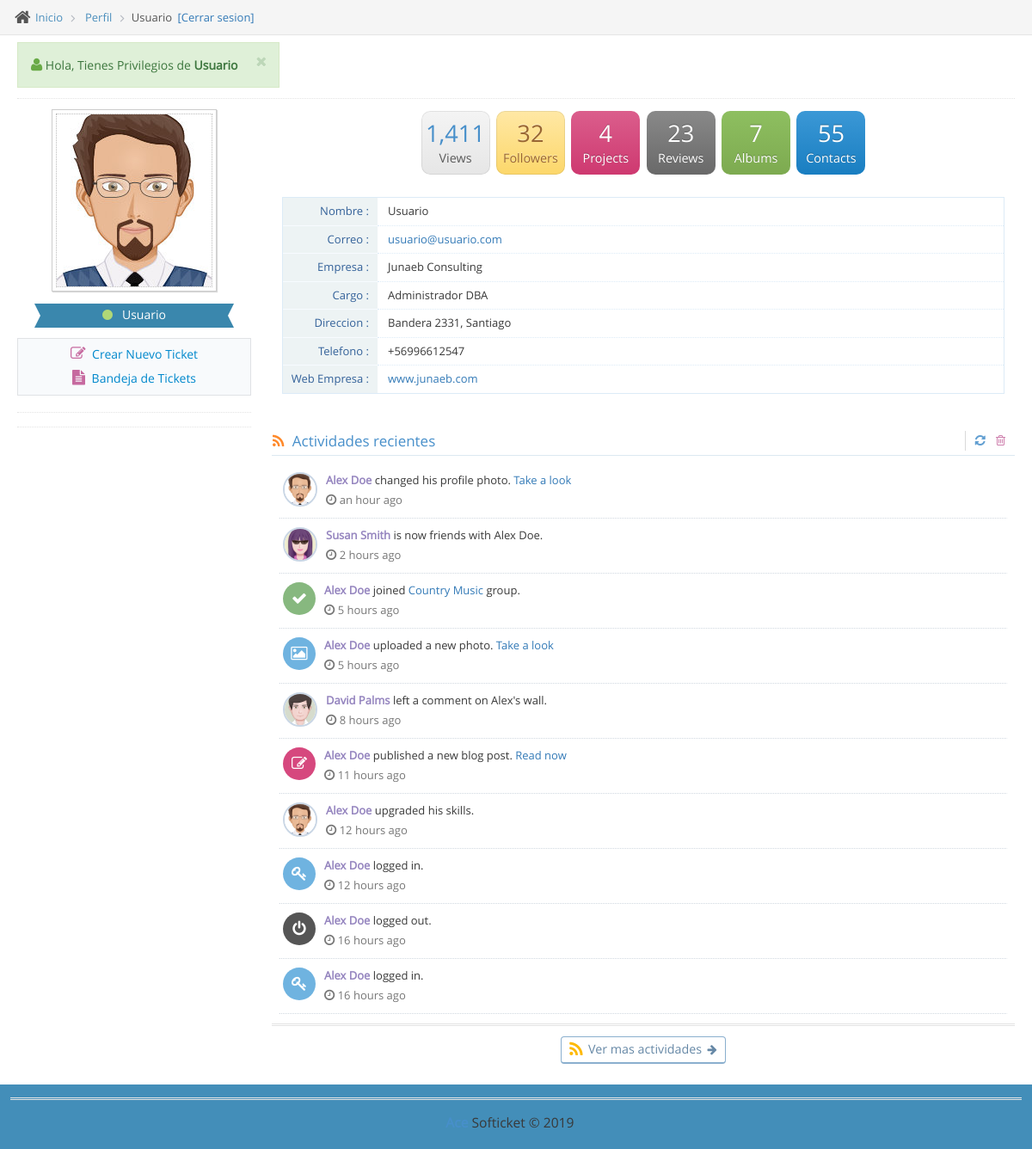
/Perfil/index.php (signed in), run on the app's committed database.
### tables this page shows
CREATE TABLE usuarios (
    user_id INT NOT NULL AUTO_INCREMENT,
    user_nombre VARCHAR(50) NOT NULL,
    user_correo VARCHAR(255) NOT NULL,
    user_password VARCHAR(255) NOT NULL,
    user_empresa VARCHAR(50) NOT NULL,
    user_direccion VARCHAR(50) NOT NULL,
    user_telefono VARCHAR(15) NOT NULL,
    user_web_empresa VARCHAR(50) NOT NULL,
    user_cargo VARCHAR(50) NOT NULL,
    user_fecha_creacion date NOT NULL DEFAULT CURRENT_TIMESTAMP,
    priv_id INT NOT NULL,
    PRIMARY KEY (user_id)
);

CREATE TABLE privilegios (
priv_id INT,
priv_titulo VARCHAR(50),
priv_descripcion VARCHAR(50),
PRIMARY KEY (priv_id)
);

### Perfil/index.php (the view, shortened to what this page needs)
<?php
$id = $_COOKIE['user_id'];
$link = Conectarse();
$squery = "SELECT
user_id,
user_nombre,
user_correo,
user_password,
user_empresa,
user_direccion,
user_telefono,
user_web_empresa,
user_cargo,
p.priv_id,
priv_titulo,
priv_descripcion
FROM usuarios u
INNER JOIN privilegios p
ON u.priv_id = p.priv_id
WHERE user_id = " . $id . " LIMIT 1;";
$ticket = mysqli_query($link, $squery);
$row = $ticket->fetch_assoc();
?>
<!DOCTYPE html>
<html lang="es">
<head>
	<link rel="stylesheet" href="assets/css/bootstrap.min.css" />
	<link rel="stylesheet" href="assets/font-awesome/4.5.0/css/font-awesome.min.css" />
	<link rel="stylesheet" href="assets/css/jquery-ui.custom.min.css" />
	<link rel="stylesheet" href="assets/css/jquery.gritter.min.css" />
	<link rel="stylesheet" href="assets/css/select2.min.css" />
	<link rel="stylesheet" href="assets/css/bootstrap-datepicker3.min.css" />
	<link rel="stylesheet" href="assets/css/bootstrap-editable.min.css" />
	<link rel="stylesheet" href="assets/css/ace.min.css" class="ace-main-stylesheet" id="main-ace-style" />
	<link rel="stylesheet" href="assets/css/ace-skins.min.css" />
	<link rel="stylesheet" href="assets/css/ace-rtl.min.css" />
</head>
<body class="no-skin">
	<div id="navbar" class="navbar navbar-default          ace-save-state">
		<div class="main-container ace-save-state" id="main-container">
			<div class="main-content">
				<div class="main-content-inner">
					<div class="breadcrumbs ace-save-state" id="breadcrumbs">
						<ul class="breadcrumb">
							<li>
								<i class="ace-icon fa fa-home home-icon"></i>
								<a href="#">Inicio</a>
							</li>
							<li>
								<a href="#">Perfil</a>
							</li>
							<li class="active"><?php echo $row['user_nombre'] ?></li>
							<a href="../salir.php" class="RED">
								[Cerrar sesion]
							</a>
						</ul>
					</div>
					<div class="page-content">
						<div class="row">
							<div class="col-xs-12">
								<div class="clearfix">
									<div class="pull-left alert alert-success no-margin alert-dismissable">
										<button type="button" class="close" data-dismiss="alert">
											<i class="ace-icon fa fa-times"></i>
										</button>
										<i class="ace-icon fa fa-user bigger-120 green"></i>
										Hola, Tienes Privilegios de <b><?php echo $row['priv_titulo']; ?></b>
									</div>
								</div>
								<div class="hr dotted"></div>
								<div>
									<div id="user-profile-1" class="user-profile row">
										<div class="col-xs-12 col-sm-3 center">
											<div>
												<span class="profile-picture">
													<img id="avatar" class="editable img-responsive" alt="Alex's Avatar" src="assets/images/avatars/profile-pic.jpg" />
												</span>
												<div class="space-4"></div>
												<div class="width-80 label label-info label-xlg arrowed-in arrowed-in-right">
													<div class="inline position-relative">
														<a href="#" class="user-title-label dropdown-toggle" data-toggle="dropdown">
															<i class="ace-icon fa fa-circle light-green"></i>
															<span class="white"><?php echo $row["user_nombre"];	?></span>
														</a>
													</div>
												</div>
											</div>
											<div class="space-6"></div>
											<div class="profile-contact-info">
												<div class="profile-contact-links align-center">
													<a href="../formulario.php" class="btn btn-link">
														<i class="ace-icon fa fa-pencil-square-o bigger-125 pink"></i>
														Crear Nuevo Ticket
													</a>
													<a href="../bandeja" class="btn btn-link">
														<i class="ace-icon fa fa-file-text bigger-125 pink"></i>
														Bandeja de Tickets
													</a>
												</div>
												<div class="space-6"></div>
											</div>
											<div class="hr hr12 dotted"></div>
											<div class="hr hr16 dotted"></div>
										</div>
										<div class="col-xs-12 col-sm-9">
											<div class="center">
												<span class="btn btn-app btn-sm btn-light no-hover">
													<span class="line-height-1 bigger-170 blue"> 1,411 </span>
													<br />
													<span class="line-height-1 smaller-90"> Views </span>
												</span>
												<span class="btn btn-app btn-sm btn-yellow no-hover">
													<span class="line-height-1 bigger-170"> 32 </span>
													<br />
													<span class="line-height-1 smaller-90"> Followers </span>
												</span>
												<span class="btn btn-app btn-sm btn-pink no-hover">
													<span class="line-height-1 bigger-170"> 4 </span>
													<br />
													<span class="line-height-1 smaller-90"> Projects </span>
												</span>
												<span class="btn btn-app btn-sm btn-grey no-hover">
													<span class="line-height-1 bigger-170"> 23 </span>
													<br />
													<span class="line-height-1 smaller-90"> Reviews </span>
												</span>
												<span class="btn btn-app btn-sm btn-success no-hover">
													<span class="line-height-1 bigger-170"> 7 </span>
													<br />
													<span class="line-height-1 smaller-90"> Albums </span>
												</span>
												<span class="btn btn-app btn-sm btn-primary no-hover">
													<span class="line-height-1 bigger-170"> 55 </span>
													<br />
													<span class="line-height-1 smaller-90"> Contacts </span>
												</span>
											</div>
											<div class="space-12"></div>
											<div class="profile-user-info profile-user-info-striped">
												<div class="profile-info-row">
													<div class="profile-info-name"> Nombre : </div>
													<div class="profile-info-value">
														<span class="editable" id="nombre"><?php echo $row["user_nombre"]; ?></span>
													</div>
												</div>
												<div class="profile-info-row">
													<div class="profile-info-name"> Correo :</div>
													<div class="profile-info-value">
														<span class="editable" id="correo">
															<a href="mailto:<?php echo $row["user_correo"]; ?>">
																<?php echo $row["user_correo"]; ?>
															</a>
														</span>
													</div>
												</div>
												<div class="profile-info-row">
													<div class="profile-info-name"> Empresa : </div>
													<div class="profile-info-value">
														<span class="editable" id="empresa"><?php echo $row["user_empresa"]; ?></span>
													</div>
												</div>
												<div class="profile-info-row">
													<div class="profile-info-name"> Cargo : </div>
													<div class="profile-info-value">
														<span class="editable" id="cargo"><?php echo $row["user_cargo"]; ?></span>
													</div>
												</div>
												<div class="profile-info-row">
													<div class="profile-info-name"> Direccion : </div>
													<div class="profile-info-value">
														<span class="editable" id="direccion"><?php echo $row["user_direccion"]; ?></span>
													</div>
												</div>
												<div class="profile-info-row">
													<div class="profile-info-name"> Telefono : </div>
													<div class="profile-info-value">
														<span class="editable" id="telefono"><?php echo $row["user_telefono"]; ?></span>
													</div>
												</div>
												<div class="profile-info-row">
													<div class="profile-info-name"> Web Empresa : </div>
													<div class="profile-info-value">
														<span class="editable" id="telefono">
															<a href="<?php echo "http://" . $row["user_web_empresa"]; ?>">
																<?php echo $row["user_web_empresa"]; ?>
															</a>
														</span>
													</div>
												</div>
											</div>
											<div class="space-20"></div>
											<div class="widget-box transparent">
												<div class="widget-header widget-header-small">
													<h4 class="widget-title blue smaller">
														<i class="ace-icon fa fa-rss orange"></i>
														Actividades recientes
													</h4>
													<div class="widget-toolbar action-buttons">
														<a href="#" data-action="reload">
															<i class="ace-icon fa fa-refresh blue"></i>
														</a>
														<a href="#" class="pink">
															<i class="ace-icon fa fa-trash-o"></i>
														</a>
													</div>
												</div>
												<div class="widget-body">
													<div class="widget-main padding-8">
														<div id="profile-feed-1" class="profile-feed">
															<div class="profile-activity clearfix">
																<div>
																	<img class="pull-left" alt="Alex Doe's avatar" src="assets/images/avatars/avatar5.png" />
																	<a class="user" href="#"> Alex Doe </a>
																	changed his profile photo.
																	<a href="#">Take a look</a>
																	<div class="time">
																		<i class="ace-icon fa fa-clock-o bigger-110"></i>
																		an hour ago
																	</div>
																</div>
															</div>
															<div class="profile-activity clearfix">
																<div>
																	<img class="pull-left" alt="Susan Smith's avatar" src="assets/images/avatars/avatar1.png" />
																	<a class="user" href="#"> Susan Smith </a>
																	is now friends with Alex Doe.
																	<div class="time">
																		<i class="ace-icon fa fa-clock-o bigger-110"></i>
																		2 hours ago
																	</div>
																</div>
															</div>
															<div class="profile-activity clearfix">
																<div>
																	<i class="pull-left thumbicon fa fa-check btn-success no-hover"></i>
																	<a class="user" href="#"> Alex Doe </a>
																	joined
																	<a href="#">Country Music</a>
																	group.
																	<div class="time">
																		<i class="ace-icon fa fa-clock-o bigger-110"></i>
																		5 hours ago
																	</div>
																</div>
															</div>
															<div class="profile-activity clearfix">
																<div>
																	<i class="pull-left thumbicon fa fa-picture-o btn-info no-hover"></i>
																	<a class="user" href="#"> Alex Doe </a>
																	uploaded a new photo.
																	<a href="#">Take a look</a>
																	<div class="time">
																		<i class="ace-icon fa fa-clock-o bigger-110"></i>
																		5 hours ago
																	</div>
																</div>
															</div>
															<div class="profile-activity clearfix">
																<div>
																	<img class="pull-left" alt="David Palms's avatar" src="assets/images/avatars/avatar4.png" />
																	<a class="user" href="#"> David Palms </a>
																	left a comment on Alex's wall.
																	<div class="time">
																		<i class="ace-icon fa fa-clock-o bigger-110"></i>
																		8 hours ago
																	</div>
																</div>
															</div>
															<div class="profile-activity clearfix">
																<div>
																	<i class="pull-left thumbicon fa fa-pencil-square-o btn-pink no-hover"></i>
																	<a class="user" href="#"> Alex Doe </a>
																	published a new blog post.
																	<a href="#">Read now</a>
																	<div class="time">
																		<i class="ace-icon fa fa-clock-o bigger-110"></i>
																		11 hours ago
																	</div>
																</div>
															</div>
															<div class="profile-activity clearfix">
																<div>
																	<img class="pull-left" alt="Alex Doe's avatar" src="assets/images/avatars/avatar5.png" />
																	<a class="user" href="#"> Alex Doe </a>
																	upgraded his skills.
																	<div class="time">
																		<i class="ace-icon fa fa-clock-o bigger-110"></i>
																		12 hours ago
																	</div>
																</div>
															</div>
															<div class="profile-activity clearfix">
																<div>
																	<i class="pull-left thumbicon fa fa-key btn-info no-hover"></i>
																	<a class="user" href="#"> Alex Doe </a>
																	logged in.
																	<div class="time">
																		<i class="ace-icon fa fa-clock-o bigger-110"></i>
																		12 hours ago
																	</div>
																</div>
															</div>
															<div class="profile-activity clearfix">
																<div>
																	<i class="pull-left thumbicon fa fa-power-off btn-inverse no-hover"></i>
																	<a class="user" href="#"> Alex Doe </a>
																	logged out.
																	<div class="time">
																		<i class="ace-icon fa fa-clock-o bigger-110"></i>
																		16 hours ago
																	</div>
																</div>
															</div>
															<div class="profile-activity clearfix">
																<div>
																	<i class="pull-left thumbicon fa fa-key btn-info no-hover"></i>
																	<a class="user" href="#"> Alex Doe </a>
																	logged in.
																	<div class="time">
																		<i class="ace-icon fa fa-clock-o bigger-110"></i>
																		16 hours ago
																	</div>
																</div>
															</div>
														</div>
													</div>
												</div>
											</div>
											<div class="hr hr2 hr-double"></div>
											<div class="space-6"></div>
											<div class="center">
												<button type="button" class="btn btn-sm btn-primary btn-white btn-round">
													<i class="ace-icon fa fa-rss bigger-150 middle orange2"></i>
													<span class="bigger-110">Ver mas actividades</span>
													<i class="icon-on-right ace-icon fa fa-arrow-right"></i>
												</button>
											</div>
										</div>
									</div>
								</div>
							</div>
						</div>
					</div>
				</div>
			</div>
			<div class="footer">
				<div class="footer-inner">
					<div class="footer-content">
						<span class="bigger-120">
							<span class="blue bolder">Ace</span>
							Softicket &copy; 2019
						</span>
					</div>
				</div>
			</div>
		</div>
</body>
</html>

### data on the page
usuarios: user_nombre "Usuario", priv.priv_titulo "Usuario", user_correo "usuario@usuario.com", user_empresa "Junaeb Consulting", user_cargo "Administrador DBA", user_direccion "Bandera 2331, Santiago", user_telefono "+56996612547", user_web_empresa "www.junaeb.com"
